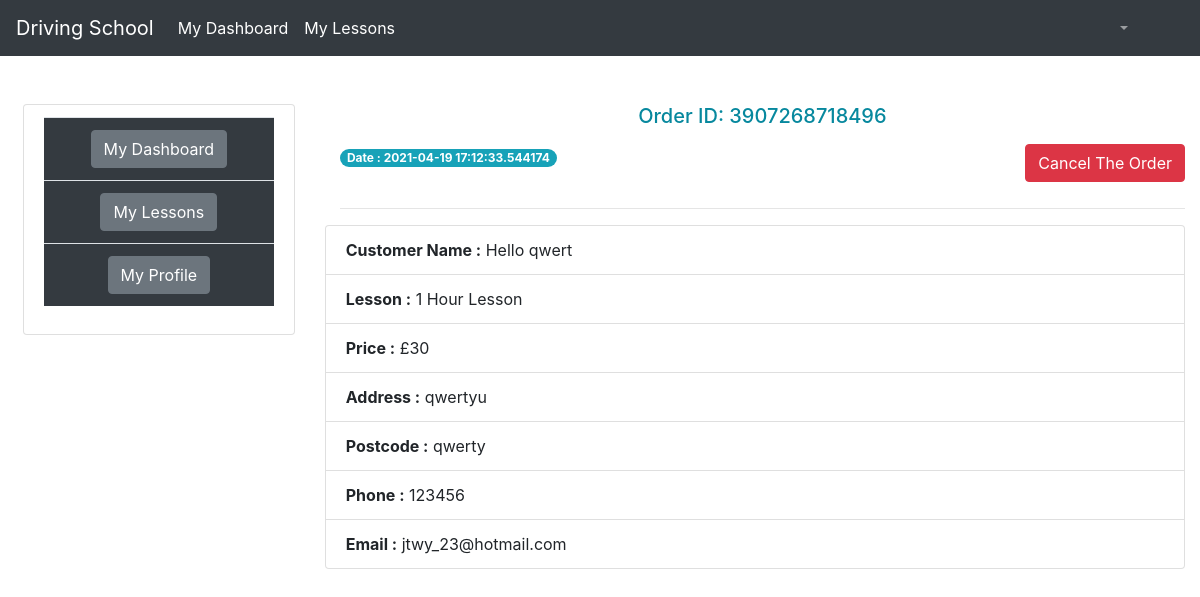
The app's page /instructor/order_details/8, older data.
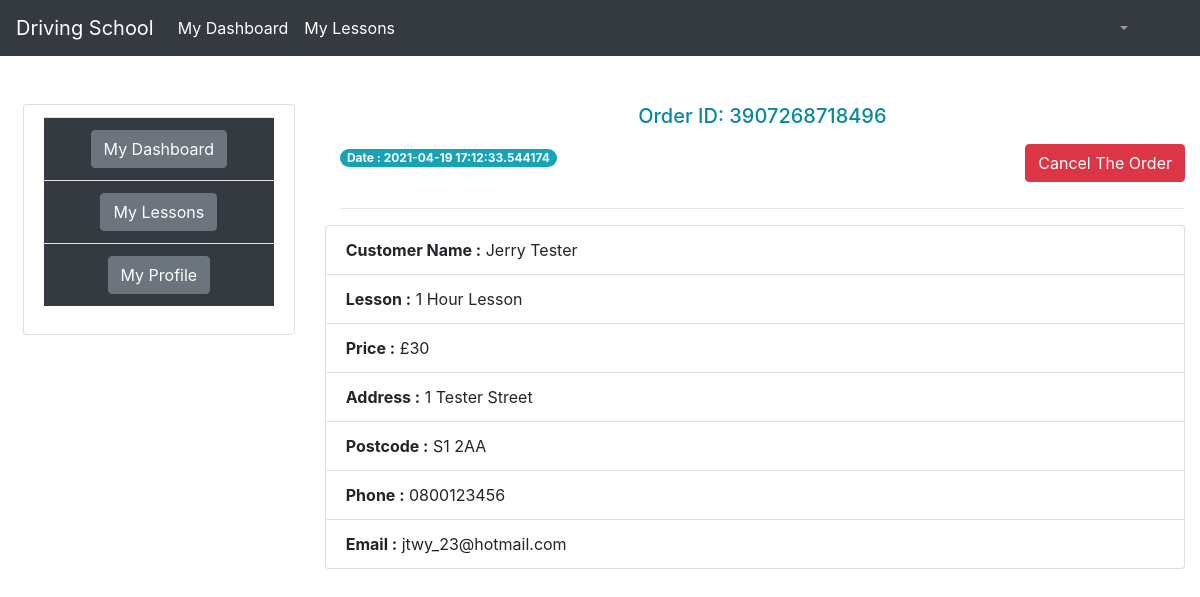
The same page, newer data.
### order/models.py (models this page shows, shortened)
class Order(models.Model):
    user = models.ForeignKey(User, on_delete=models.CASCADE)
    Lesson = models.ForeignKey(
        products,
        on_delete=models.CASCADE,
        blank=True,
        null=True
    )
    Instructor = models.ForeignKey(
        instructor_information,
        on_delete=models.CASCADE,
        blank=True, null=True
    )
    order_id = models.CharField(max_length=1000)
    Lesson_price = models.CharField(max_length=1000)
    first_name = models.CharField(max_length=1000)
    last_name = models.CharField(max_length=1000)
    email = models.CharField(max_length=1000)
    phone = models.CharField(max_length=100)
    address = models.CharField(max_length=1000)
    zip = models.CharField(max_length=1000)
    ordered = models.BooleanField(default=False)
    instructor_cancel_order = models.BooleanField(default=False)
    customer_cancel_order = models.BooleanField(default=False)
    order_date = models.CharField(max_length=1000)

### home/models.py (models this page shows)
class products(models.Model):
    product_name = models.CharField(max_length=2000)
    category = models.ForeignKey(Categories, on_delete=models.CASCADE)
    Intructor = models.ForeignKey(instructor_information, on_delete=models.CASCADE, null=True, blank=True)
    product_price = models.CharField(max_length=2000)
    image = models.ImageField(upload_to='uploads/product_image')
    image2 = models.ImageField(upload_to='uploads/product_image', null=True, blank=True, default='')
    image3 = models.ImageField(upload_to='uploads/product_image', null=True, blank=True, default='')
    image4 = models.ImageField(upload_to='uploads/product_image', null=True, blank=True, default='')
    image5 = models.ImageField(upload_to='uploads/product_image', null=True, blank=True, default='')
    description = models.TextField()
    def __str__(self):
        return self.product_name

### instructor/views.py (the view)
# urls.py: path('order_details/<int:pk>', views.order_details, name='order_details'),  # Instructor order detail
def order_details(request, pk):
    get_order = Order.objects.get(id=pk)
    context = {'get_order': get_order}
    return render(request, 'order_details.html', context)

### templates/order_details.html (shortened to what this page needs)
{% extends 'base_instructor.html' %}
{% block body %}
<div class="container">
	<h5><p class="text-center" style="color:#07889E;">Order ID:
	{{get_order.order_id}}</p></h5>
	<span class="badge badge-info badge-pill"> <h7>Date : {{get_order.order_date}}</h7></span>
	{% if get_order.instructor_cancel_order %}
	<button type="button" class="btn btn-danger float-right" disabled>
		You Cancelled
    </button>
	{% elif get_order.customer_cancel_order %}
	<button type="button" class="btn btn-danger float-right" data-toggle="modal" data-target="#exampleModal" disabled>
		Customer Cancelled
	</button>
	{% else %}
	<button type="button" class="btn btn-danger float-right" data-toggle="modal" data-target="#exampleModal">
		Cancel The Order
	</button>
{% endif %}
	<br>
	<br>
	<hr>
</div>
<ul class="list-group container">
	<li class="list-group-item"><b>Customer Name :</b> {{get_order.user.first_name}} {{get_order.user.last_name}}</li>
	<li class="list-group-item"><b>Lesson :</b> {{get_order.Lesson}}</li>
	<li class="list-group-item"><b>Price :</b> £{{get_order.Lesson_price}}</li>
	<li class="list-group-item"><b>Address :</b> {{get_order.address}}</li>
	<li class="list-group-item"><b>Postcode :</b> {{get_order.zip}}</li>
	<li class="list-group-item"><b>Phone :</b> {{get_order.phone}}</li>
	<li class="list-group-item"><b>Email :</b> {{get_order.email}}</li>
</ul>
<br>
<br>
{% endblock %}

Row changes from the older to the newer data that the page shows:
changed Order "jtwy_23@hotmail.com": user.first_name "Hello" → "Jerry"; user.last_name "qwert" → "Tester"; address "qwertyu" → "1 Tester Street"; zip "qwerty" → "S1 2AA"; phone "123456" → "0800123456"
